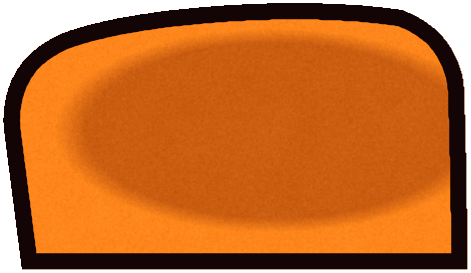
#> input picture taro-rouge/rig/capuche.png, 471 x 273 px, given in place of idle_head.png, which was not available
$ python exporte.py   (older library calls are emulated)
#> lines starting #> are read from the running program, lines starting #| are printed output that depends on the picture; after the words box and inside, x2 and y2 are one past the last pixel; in counts of white or black regions, pixels touching at a corner belong together; pictures that were not available may be replaced by others from this repository, and a replacement may not be noted
### taro-rouge/atelier.py
"""Atelier : outils pour repeindre les pieces raster de Taro (tete rouge et en colere)."""
import numpy as np
from PIL import Image
import colorsys

ICI = __file__.rsplit('/', 1)[0]


def charge(nom):
    """Charge une piece en RGBA float32 [0,1]."""
#> called with nom = 'idle_head'
    im = Image.open(f'{ICI}/pieces/{nom}.png').convert('RGBA')
#> im is the input picture: PIL image 471x273 RGBA; mean R, G, B, A 191.3, 93.6, 18.6, 227
    return np.asarray(im).astype(np.float32) / 255.0


def sauve(arr, chemin):
    a = np.clip(arr * 255.0 + 0.5, 0, 255).astype(np.uint8)
    Image.fromarray(a, 'RGBA').save(chemin)


def rgb_vers_hsl(rgb):
    """rgb (...,3) -> h [0,360), s, l (vectorise)."""
    r, g, b = rgb[..., 0], rgb[..., 1], rgb[..., 2]
    mx = np.max(rgb, axis=-1)
    mn = np.min(rgb, axis=-1)
    l = (mx + mn) / 2
    d = mx - mn
    s = np.where(d < 1e-6, 0, d / (1 - np.abs(2 * l - 1) + 1e-6))
    h = np.zeros_like(l)
    m = d > 1e-6
#> m: shape (273, 471) bool; every value is 1
    rc = np.where(m, (mx - r) / (d + 1e-9), 0)
#> rc: shape (273, 471) float32; every value is 0
    gc = np.where(m, (mx - g) / (d + 1e-9), 0)
    bc = np.where(m, (mx - b) / (d + 1e-9), 0)
#> bc: shape (273, 471) float32; every value is 1
    h = np.where(r == mx, bc - gc, np.where(g == mx, 2.0 + rc - bc, 4.0 + gc - rc))
    h = (h / 6.0) % 1.0
    h = np.where(m, h, 0)
    return h * 360, np.clip(s, 0, 1), l


# [26 lines left out: functions hsl_vers_rgb, zones, not called in this run]


def compose(base, dessus, x, y):
    """Colle 'dessus' (RGBA float) sur 'base' en (x,y), alpha 'over'. Modifie base."""
    H, W = base.shape[:2]
    h, w = dessus.shape[:2]
    x0, y0 = max(0, x), max(0, y)
    x1, y1 = min(W, x + w), min(H, y + h)
    if x1 <= x0 or y1 <= y0:
        return base
    d = dessus[y0 - y:y1 - y, x0 - x:x1 - x]
    b = base[y0:y1, x0:x1]
    da = d[..., 3:4]
    ba = b[..., 3:4]
    oa = da + ba * (1 - da)
    oc = (d[..., :3] * da + b[..., :3] * ba * (1 - da)) / np.maximum(oa, 1e-6)
    base[y0:y1, x0:x1, :3] = oc
    base[y0:y1, x0:x1, 3:4] = oa
    return base


# --- yeux de la tete idle (repere de la piece 'head', 1104 x 724) ---
OEIL_G = dict(c=(421.6, 504.5), ax=(92.8, 101.1), ang=56.2)   # demi-axes (blanc+iris)
OEIL_D = dict(c=(738.1, 443.6), ax=(86.1, 91.8), ang=140.4)


# [23 lines left out: functions masque_ellipse, scene_idle, not called in this run]

### taro-rouge/pieces.py
"""Reconstruit des pieces COMPLETES pour Taro, dans le repere de la scene idle (1254 x 1254).
Chaque bord visible d'une piece doit etre un trait d'encre ; les zones cachees sont repeintes
pour que rien ne se troue quand les pieces bougent."""
import numpy as np
import cv2
from scipy import ndimage as ndi
from atelier import charge, sauve, compose, rgb_vers_hsl

N = 1254
# positions de repos des pieces d'origine dans la scene idle
POS = {
    'idle_head': (94, 30), 'idle_torso': (358, 681), 'idle_tail': (45, 623),
    'idle_tailfill': (68, 623), 'idle_filler': (95, 607),
}
SS = 4


def vide():
    return np.zeros((N, N, 4), np.float32)


def place(nom):
    c = vide()
    compose(c, charge(nom), *POS[nom])
    return c


def lum(img):
    return rgb_vers_hsl(img[..., :3])[2]


def encre_de(img, seuil=0.24):
    return (lum(img) < seuil) & (img[..., 3] > 0.5)
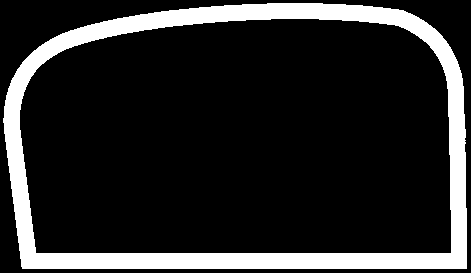
#> returned value: shape (273, 471) bool; 16.1% white; 1 white region, box (x1, y1, x2, y2) and area: (3, 3, 467, 269) 20698


# [22 lines left out: functions masque_poly, masque_trait, not called in this run]


def bezier3(p0, p1, p2, p3, n=60):
    t = np.linspace(0, 1, n)[:, None]
    p0, p1, p2, p3 = map(lambda p: np.asarray(p, np.float64), (p0, p1, p2, p3))
    return (1 - t) ** 3 * p0 + 3 * (1 - t) ** 2 * t * p1 + 3 * (1 - t) * t ** 2 * p2 + t ** 3 * p3


def chemin(*segments):
    """Concatene des segments de bezier cubiques [(p0,p1,p2,p3), ...]."""
    pts = [bezier3(*s) for s in segments]
    return np.vstack([pts[0]] + [p[1:] for p in pts[1:]])


ENCRE = np.array([0.075, 0.020, 0.018], np.float32)


# [173 lines left out: functions grain, repeint, _repeint, encre_sur, coupe, bbox_alpha and 2 more, not called in this run]


def catmull(points, n_par_seg=16):
    """Courbe lisse (Catmull-Rom centripete simplifiee) passant par les points."""
    P = np.asarray(points, np.float64)
    P = np.vstack([2 * P[0] - P[1], P, 2 * P[-1] - P[-2]])
    out = []
    for i in range(1, len(P) - 2):
        p0, p1, p2, p3 = P[i - 1], P[i], P[i + 1], P[i + 2]
        t = np.linspace(0, 1, n_par_seg, endpoint=False)[:, None]
        out.append(0.5 * ((2 * p1) + (-p0 + p2) * t + (2 * p0 - 5 * p1 + 4 * p2 - p3) * t ** 2
                          + (-p0 + 3 * p1 - 3 * p2 + p3) * t ** 3))
    out.append(P[-2][None])
    return np.vstack(out)


# [7 lines left out: function decale, not called in this run]

### taro-rouge/construit.py
"""Construction des pieces completes (repere scene idle 1254)."""
from pieces import *

TETE = charge('idle_head')
HX, HY = POS['idle_head']


def etrangers_tete():
    head = TETE
    enc = encre_de(head)
    fill = (head[..., 3] > 0.5) & ~enc
#> fill: shape (273, 471) bool; 73.2% white; 1 black region, box (x1, y1, x2, y2) and area: (0, 0, 471, 273) 34468
    lab, n = ndi.label(fill)
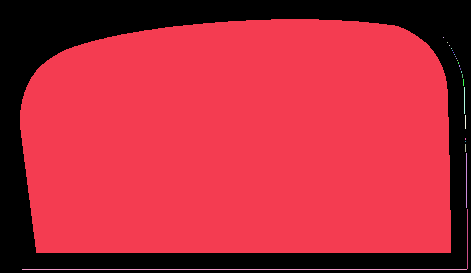
#> lab: shape (273, 471) int32; 26 distinct labels, from 0 to 25; one colour per label, 0 black
#> n = 25
    cx = ndi.center_of_mass(fill, lab, index=np.arange(1, n + 1))
#> cx = 25 pairs, first value 37 to 269, second value 240.6 to 467
    etr = np.zeros_like(fill)
    for i, (cy, cxx) in enumerate(cx, start=1):
        if cxx < 175 and cy > 540:
            etr |= lab == i
#> this loop made 25 passes
#> (cy, cxx) on passes 1 to 12: (141.2, 240.6), (37, 443), (42, 447), (45, 449), (48, 451), (50, 452), (52, 453), (54, 454), (56, 455), (58, 456), (60, 457), (62.5, 458)
#> etr: shape (273, 471) bool; every value is 0
    dist = ndi.distance_transform_edt(~(fill & ~etr))
    yy, xx = np.mgrid[0:head.shape[0], 0:head.shape[1]]
    # (le zigzag des touffes de la joue est le contour de la TETE : il reste a la tete)
    encre_loin = enc & (dist > 22)
    zone = (yy > 530) & (xx < 200)
    return (etr | encre_loin) & zone


ETR = etrangers_tete()


def en_scene(img_piece, x, y):
    c = vide()
    compose(c, img_piece, x, y)
    return c


# [48 lines left out: functions masque_scene, queue_complete, not called in this run]


def queue_complete2():
    T = place('idle_tailfill')
#> call 2 of charge, with nom = 'idle_tailfill'
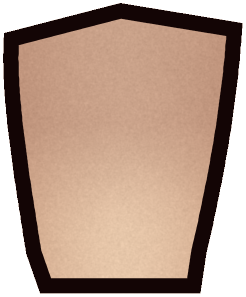
#> input picture taro-rouge/rig/cou.png, 246 x 297 px, given in place of idle_tailfill.png, which was not available
#> in charge, im is the input picture: PIL image 246x297 RGBA; mean R, G, B, A 171.6, 136.8, 115.6, 204.5
#> in compose, `H, W = base.shape[:2]`: H = 1254
#> in compose, `x1, y1 = min(W, x + w), min(H, y + h)`: x1 = 314; y1 = 920
#> in compose, `b = base[y0:y1, x0:x1]`: b: shape (297, 246, 4) float32; every value is 0
#> in compose, `ba = b[..., 3:4]`: ba: shape (297, 246, 1) float32; every value is 0
    compose(T, charge('idle_tail'), *POS['idle_tail'])
#> call 2 of compose, with x = 45, y = 623
#> in compose (call 2), `x1, y1 = min(W, x + w), min(H, y + h)`: x1 = 291
#> in compose (call 2), `oc = (d[..., :3] * da + b[..., :3] * ba * (1 - da)) / np.maximum(oa, 1..`:
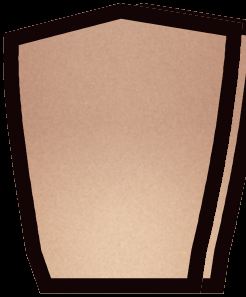
#> oc: shape (297, 246, 3) float32; mean of channels 0, 1, 2 0.542, 0.432, 0.366; drawn as R, G, B
    bits = TETE.copy()
    bits[..., 3] *= ETR
    compose(T, en_scene(bits, HX, HY), 0, 0)
#> in compose (call 3), `b = base[y0:y1, x0:x1]`: b: shape (273, 471, 4) float32; every value is 0
#> in compose (call 3), `oc = (d[..., :3] * da + b[..., :3] * ba * (1 - da)) / np.maximum(oa, 1..`: oc: shape (273, 471, 3) float32; every value is 0
#> in compose (call 3), `base[y0:y1, x0:x1, :3] = oc`: base: shape (1254, 1254, 4) float32; every value is 0
#> in compose (call 4), `da = d[..., 3:4]`: da: shape (1254, 1254, 1) float32; every value is 0
    T[1072:, :, 3] = 0
    opaque = T[..., 3] > 0.5
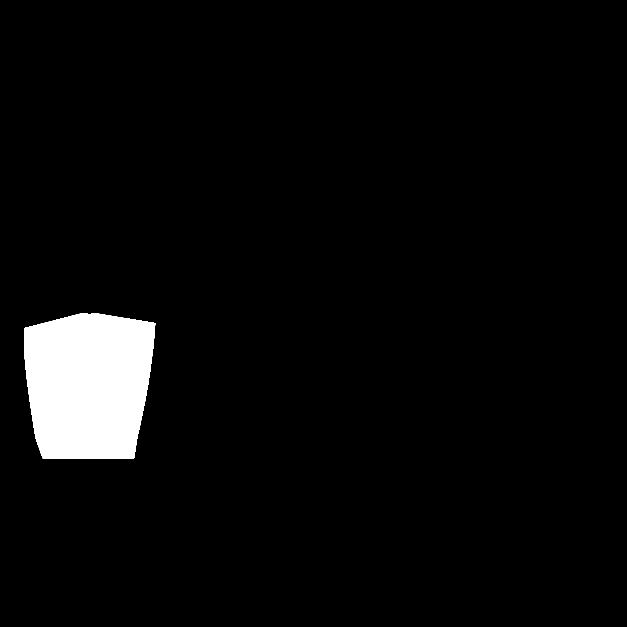
#> opaque: shape (1254, 1254) bool (shown at 1/2 size); 4.2% white; 1 white region, box (x1, y1, x2, y2) and area: (48, 626, 311, 917) 65510
    # on ne garde tel quel que ce qui est visible au repos (devant : tete sans le brin, torse)
    tete_sans = TETE.copy()
    tete_sans[..., 3] *= (1 - ETR)
    occ = 1 - (1 - en_scene(tete_sans, HX, HY)[..., 3]) * (1 - place('idle_torso')[..., 3])
#> in compose (call 5), `da = d[..., 3:4]`:
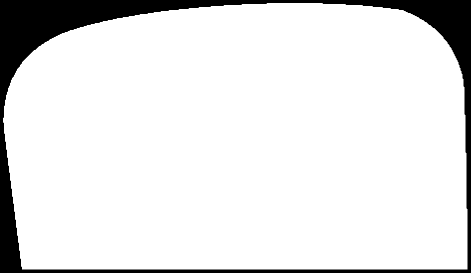
#> da: shape (273, 471, 1) float32; min 0, max 1, mean 0.89
#> in compose (call 5), `base[y0:y1, x0:x1, 3:4] = oa`:
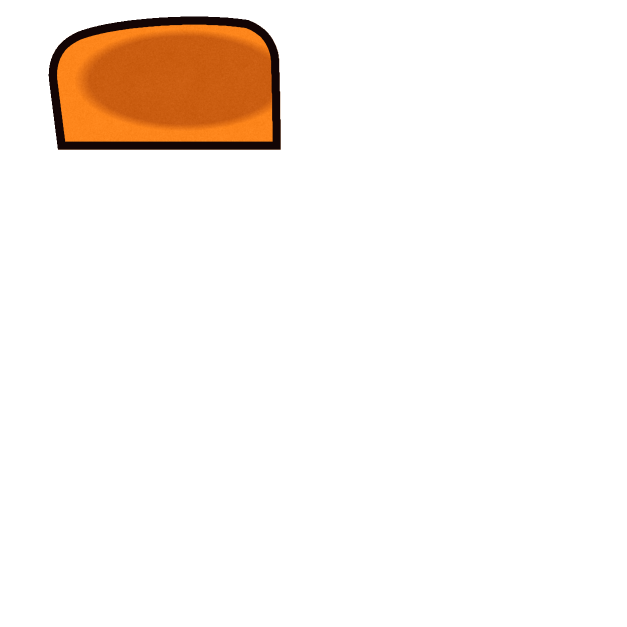
#> base: shape (1254, 1254, 4) float32 (shown at 1/2 size); mean of channels 0, 1, 2, 3 0.0528, 0.0255, 0.00506, 0.0728; transparent parts drawn white
    cache = ndi.binary_dilation(occ > 0.5, iterations=5)
    confiance = opaque & ~cache
    # debris de raccord (coin noir pres de l'epaule, amas d'encre sous la joue)
    # (seulement la ou c'est cache au repos : ce qui se voit au repos reste le dessin d'origine)
    for poly in ([(383, 742), (446, 742), (446, 838), (383, 838)],
                 [(198, 596), (272, 596), (272, 705), (198, 705)]):
        confiance &= ~((masque_poly(poly) > 0.5) & cache)
    # extension cachee derriere le torse (bord superieur dans le prolongement de la frange)
    d_droite = np.vstack([[[392, 752]],
                          chemin(((420, 757), (470, 772), (525, 795), (548, 845)),
                                 ((548, 845), (566, 900), (556, 965), (520, 1004)),
                                 ((520, 1004), (485, 1035), (450, 1050), (404, 1063))),
                          [[330, 1063], [330, 752]]])
    # encoche du haut : l'arc exterieur s'enroule jusqu'a la frange
    d_encoche = np.vstack([chemin(((190, 614), (212, 604), (240, 598), (258, 606)),
                                  ((258, 606), (274, 616), (276, 646), (262, 690))),
                           [[262, 712], [190, 712]]])
    # dos de la queue cache sous la joue : un arc rond du lobe gauche jusqu'a la frange (au lieu de la
    # marche d'escalier qui suivait l'ancien contour de la joue). Tout est cache par la tete au repos.
    arc = chemin(((258, 606), (330, 586), (418, 640), (446, 752)))
    d_dos = np.vstack([arc, [(446, 790), (300, 790), (258, 700)]])
    Q, sil = complete(T, confiance, [d_droite, d_encoche, d_dos], epais=19, graine=7)
    # anciens traits devenus interieurs (sous la joue et l'epaule) : repeints en fourrure,
    # seulement la ou la tete ou le torse les cachent au repos
    Qt, _, _ = tete_complete()
    couvert = ndi.binary_erosion((Qt[..., 3] > 0.5) | (place('idle_torso')[..., 3] > 0.5), iterations=3)
    yy, xx = np.mgrid[0:N, 0:N]
    boite = (xx > 236) & (xx < 480) & (yy > 585) & (yy < 840)
    bord = sil & ~ndi.binary_erosion(sil, iterations=24)
    vieux = encre_de(Q, 0.30) & sil & ~bord & couvert & boite
    # le bout de trait en biais sous l'epaule (fin de l'ancienne frange)
    vieux |= encre_de(Q, 0.30) & sil & couvert & (xx > 378) & (xx < 446) & (yy > 744) & (yy < 820)
    if vieux.any():
        z = ndi.binary_dilation(vieux, iterations=3) & sil & ~bord & boite
        Q = repeint(Q, z, source=sil & ~z & ~encre_de(Q, 0.30), graine=9, rayon=8)
    # pointe de fourrure coincee entre le lobe gauche et l'arc : sur le dessin d'origine elle est noire
    # (cachee par le zigzag de la joue). On prolonge le trait exterieur a epaisseur constante pour
    # qu'il n'y ait ni encoche ni marche quand la tete se souleve.
    d_ext = ndi.distance_transform_edt(sil)
    zone = (xx >= 206) & (xx <= 266) & (yy >= 590) & (yy <= 646)
    trait = sil & zone & (d_ext <= 21.0)
    if trait.any():
        voisin = encre_de(Q, 0.2) & sil & (xx >= 150) & (xx <= 330) & (yy >= 575) & (yy <= 646) & ~trait
        a_t = (np.clip(21.5 - d_ext, 0, 1) * trait)[..., None]
        Q[..., :3] = Q[..., :3] * (1 - a_t) + np.median(Q[..., :3][voisin], axis=0) * a_t
    # petite tache d'encre isolee sous l'epaule (reste de l'ancien raccord, cachee au repos)
    tache = (Q[..., :3].mean(2) < 0.25) & sil & (d_ext > 10) & (xx > 400) & (xx < 446) & (yy > 740) & (yy < 780)
    lab, n = ndi.label(tache)
    if n:
        tailles = ndi.sum(tache, lab, np.arange(1, n + 1))
        petites = np.isin(lab, 1 + np.nonzero(tailles < 30)[0])
        if petites.any():
            z = ndi.binary_dilation(petites, iterations=2) & sil
            Q = repeint(Q, z, source=sil & ~z & ~encre_de(Q, 0.30), graine=11, rayon=6)
    # fin trait noir (reste du contour de la joue) entre la partie visible de la queue et la partie cachee
    # sous la joue : repeint avec les couleurs voisines (il se voyait des que la tete se soulevait)
    d_bord = ndi.distance_transform_edt(sil)
    fil = (Q[..., :3].mean(2) < 0.32) & sil & (d_bord > 22) & (xx > 250) & (xx < 400) & (yy > 690) & (yy < 775)
    if fil.any():
        from tete import push_pull
        z_fil = ndi.binary_dilation(fil, iterations=2) & sil & (d_bord > 18)
        src_f = sil & ~z_fil & (Q[..., :3].mean(2) >= 0.32)
        P_ = push_pull(Q[..., :3], src_f.astype(np.float32), niveaux=5)
        Q[..., :3] = np.where(z_fil[..., None], P_, Q[..., :3])
    # petit triangle de fond entre le menton, la capuche et la queue : visible sur l'original au repos,
    # la queue prolongee ne doit pas le boucher. Les bords recoupes sont encres (au repos ils sont
    # sous les traits du menton et de la capuche ; si la queue tourne un peu, on voit un trait, pas une coupe).
    orig = np.ones((N, N), np.float32)
    for k in ('idle_head', 'idle_torso', 'idle_tail', 'idle_tailfill', 'idle_filler'):
        orig *= 1 - place(k)[..., 3]
    orig = 1 - orig
    boite_t = (xx >= 395) & (xx <= 448) & (yy >= 745) & (yy <= 815)
    trou = ndi.binary_opening(boite_t & (orig < 0.5) & sil, iterations=1)
    if trou.any():
        a_trou = np.clip(cv2.GaussianBlur(trou.astype(np.float32), (0, 0), 0.7) * 1.4, 0, 1)
        Q[..., 3] *= 1 - a_trou
        sil = sil & ~trou
        bord_t = sil & (ndi.distance_transform_edt(~trou) <= 9) & ~encre_de(Q, 0.2)
        a_b = cv2.GaussianBlur(bord_t.astype(np.float32), (0, 0), 0.6)[..., None] * sil[..., None]
        coul_q = np.median(Q[..., :3][encre_de(Q, 0.2) & sil & (xx > 330) & (yy > 700) & (yy < 860)], axis=0)
        Q[..., :3] = Q[..., :3] * (1 - a_b) + coul_q * a_b
    return Q, sil, confiance


def _cote(poly):
    return masque_poly(poly) > 0.5


# cote "oreille" de la ligne de contour de la tete (bord exterieur du trait), trace au pixel
BORD_OREILLE_G = [(418, 232), (401, 270), (385, 295), (366, 320), (340, 361), (322, 402),
                  (307, 437), (299, 447), (282, 480), (268, 515), (258, 550), (252, 575)]
BORD_OREILLE_G_LISSE = catmull(BORD_OREILLE_G, 12)
COTE_OREILLE_G = [tuple(p) for p in BORD_OREILLE_G_LISSE] + [(120, 575), (100, 420), (100, 180), (250, 140), (385, 150)]
DISQUE_G = ((266, 345), 190)
DISQUE_D = ((847, 164), 196)
EP_TRAIT_TETE = 19.0


# [152 lines left out: functions separe_oreilles, ellipse_contour, poly_ellipse, oreilles_completes, remplit_symetrie, oreilles_completes, not called in this run]


MACHOIRE = np.vstack([
    [(262, 712), (280, 726), (300, 733), (330, 743), (360, 750), (390, 757), (420, 764)],
    chemin(((420, 764), (480, 778), (580, 776), (650, 760)),
           ((650, 760), (690, 751), (722, 747), (760, 741)),
           ((760, 741), (812, 733), (870, 712), (905, 690))),
    [(920, 683), (935, 675)],
])


# [107 lines left out: functions tete_complete, torse_complet, not called in this run]


COU_POLY = np.vstack([
    chemin(((604, 600), (600, 660), (612, 730), (626, 820))),
    [(640, 860), (800, 860)],
    chemin(((806, 820), (826, 735), (838, 660), (842, 590))),
    [(720, 570)],
])


# [21 lines left out: function cou, not called in this run]


# dos de la capuche : un bourrelet de tissu arrondi, derriere le cou, entre les deux epaules.
# Il ne deborde jamais a gauche de l'epaule (sinon il apparait comme une plaque orange
# quand la tete se leve) : a gauche, entre la queue et la joue, on doit voir le fond.
CAPUCHE_POLY = np.vstack([
    chemin(((452, 760), (448, 712), (472, 676), (520, 660)),
           ((520, 660), (600, 634), (760, 626), (850, 640)),
           ((850, 640), (890, 655), (906, 682), (912, 712)),
           ((912, 712), (914, 760), (915, 820), (916, 900))),
    [(470, 900)],
])


# [24 lines left out: function capuche_dos, not called in this run]


def _fit_ellipse_pts(pts):
    return cv2.fitEllipse(np.asarray(pts, np.float32))


# [106 lines left out: functions _rho, oreilles_completes, not called in this run]

### taro-rouge/exporte.py
"""Construit toutes les pieces completes et les enregistre (PNG RGBA recadre + position scene)."""
import json, os
from construit import *

os.makedirs('rig', exist_ok=True)


def scelle(img):
    """Rend opaques les micro-trous interieurs (alpha partiel herite de la palette d'origine)."""
    a = img[..., 3]
    S = ndi.binary_closing(a > 0.5, iterations=2)
    inter = ndi.binary_erosion(S, iterations=2)
    out = img.copy()
    out[..., 3] = np.where(inter, 1.0, a)
    return out


def recadre_et_sauve(nom, img):
    img = scelle(img)
    x0, y0, x1, y1 = bbox_alpha(img, marge=3)
    sauve(img[y0:y1, x0:x1], f'rig/{nom}.png')
    return {'x': int(x0), 'y': int(y0), 'w': int(x1 - x0), 'h': int(y1 - y0)}


if __name__ == '__main__':
    info = {}
#> (the run stopped early here; a loop or call above may not have finished)
